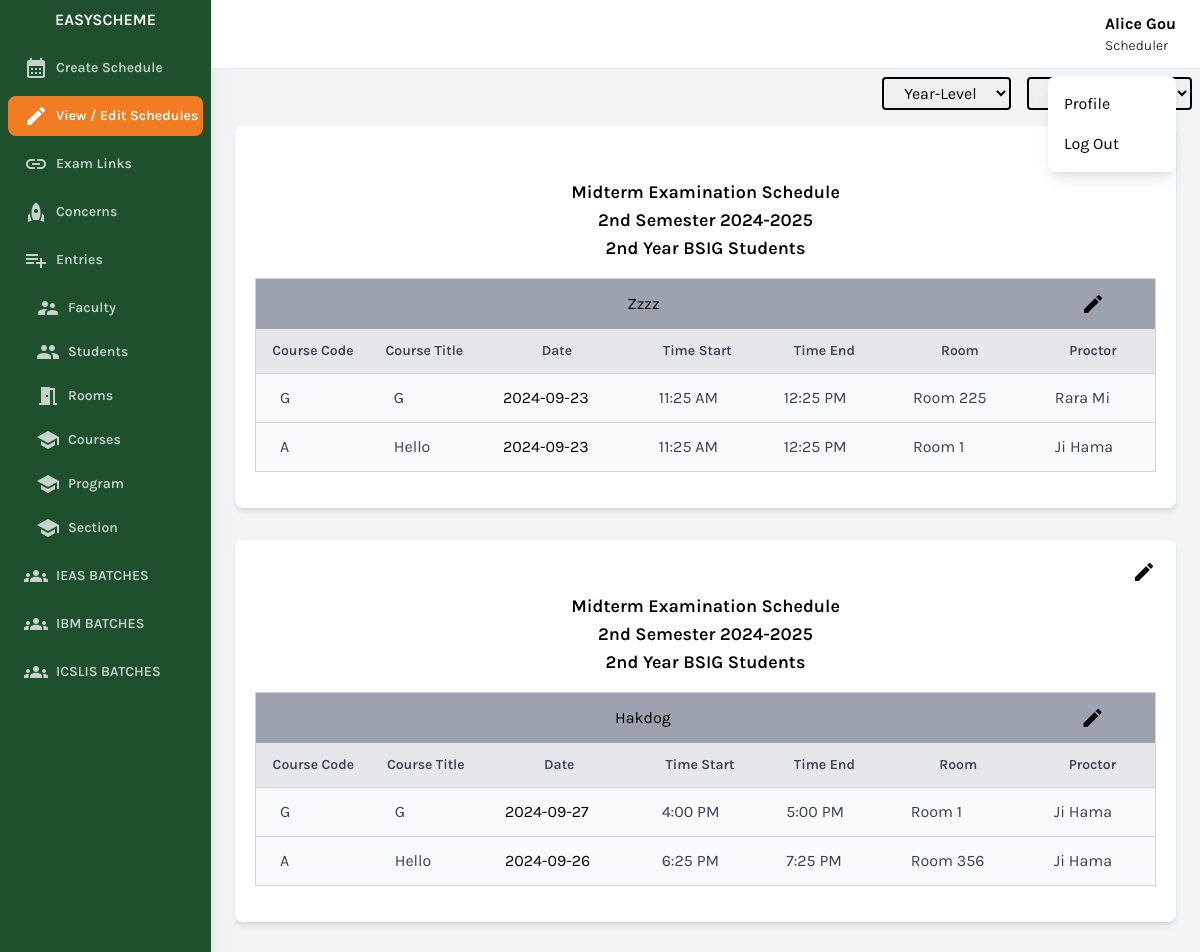
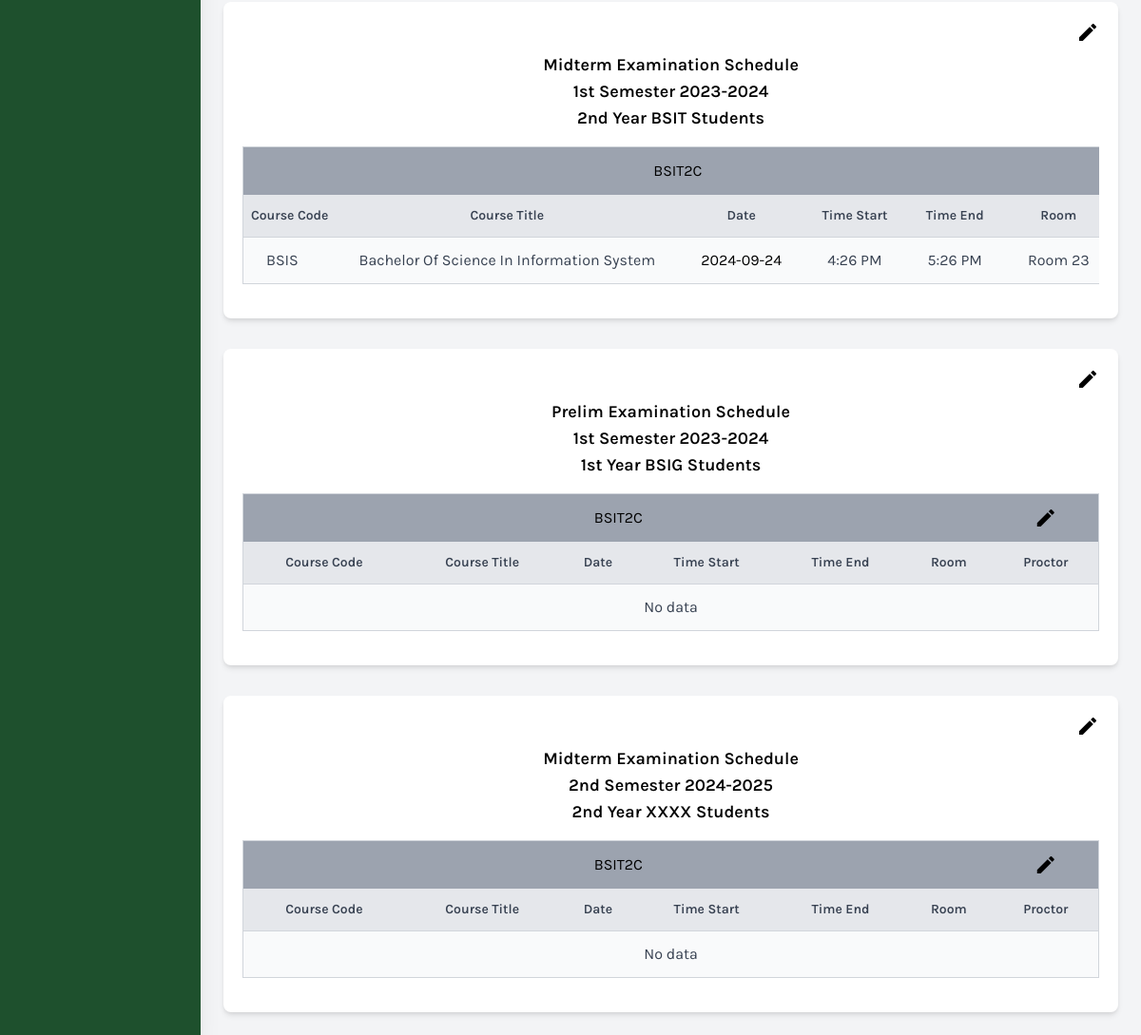
Page /scheduler/view-edit-schedule.php (signed in) on the committed database (2 pictures, top to bottom).
### tables this page shows
CREATE TABLE `user` (
  `id` bigint(20) NOT NULL,
  `name` varchar(256) NOT NULL,
  `username` varchar(256) NOT NULL,
  `password` varchar(256) NOT NULL,
  `position` varchar(256) NOT NULL,
  `status` int(11) NOT NULL DEFAULT 0
);

CREATE TABLE `schedule` (
  `id` bigint(20) NOT NULL,
  `semester` varchar(256) NOT NULL,
  `exam_type` varchar(256) NOT NULL,
  `institute` bigint(20) NOT NULL,
  `program` bigint(20) NOT NULL,
  `year_level` varchar(256) NOT NULL,
  `school_year` varchar(256) NOT NULL,
  `status` int(11) NOT NULL DEFAULT 0
);

CREATE TABLE `section` (
  `id` bigint(20) NOT NULL,
  `section` varchar(256) NOT NULL,
  `year_level` varchar(256) NOT NULL,
  `program_id` bigint(20) NOT NULL,
  `status` int(11) NOT NULL DEFAULT 0
);

CREATE TABLE `program_details` (
  `id` bigint(20) NOT NULL,
  `program_name` varchar(256) NOT NULL,
  `institute` bigint(20) NOT NULL,
  `status` int(11) NOT NULL DEFAULT 0
);

CREATE TABLE `course` (
  `id` bigint(20) NOT NULL,
  `title` varchar(256) NOT NULL,
  `program` bigint(20) NOT NULL,
  `code` varchar(256) NOT NULL,
  `designation` varchar(256) NOT NULL,
  `status` int(11) NOT NULL DEFAULT 0
);

CREATE TABLE `schedule_details` (
  `id` bigint(20) NOT NULL,
  `section_id` bigint(20) NOT NULL,
  `course_id` bigint(20) NOT NULL,
  `schedule_id` bigint(20) NOT NULL,
  `date` date NOT NULL,
  `time_start` time NOT NULL,
  `time_end` time NOT NULL,
  `room_id` bigint(20) NOT NULL,
  `proctor_id` bigint(20) NOT NULL,
  `status` int(11) NOT NULL DEFAULT 0
);

CREATE TABLE `room` (
  `id` bigint(20) NOT NULL,
  `room_number` varchar(256) NOT NULL,
  `status` int(11) NOT NULL DEFAULT 0
);

### scheduler/view-edit-schedule.php (the view, shortened to what the rows shown need)
<?php
include 'components/header.php';
?>
<div class="w-full h-screen overflow-x-hidden border-t flex flex-col">
<?php
$rows = $db->getSchedules();
foreach ($rows as $row) {
    $schedule_id = $row['id'] ?? 'NULL';
    $exam_type = $row['exam_type'] ?? 'NULL';
    $semester = $row['semester'] ?? 'N/a';
    $year_level = ucwords($row['year_level']) ?? 'N/a';
    $school_year = $row['school_year'] ?? 'N/a';
    $program_id = $row['program_id'] ?? 'N/a';
        $where = [
            "year_level = '".$year_level."'",
            "program_id = '".$program_id."'"
        ];
        $fetchSections = $db->getAllRowsFromTableWhere("section",$where);
        if(count($fetchSections)>0)
        {
            foreach ($fetchSections as $section_row) {
                $section_id = $section_row['id'];
                $section_program_id = $section_row['program_id'];
                $section_year_level = $section_row['year_level'];
                $section = $section_row['section'] ?? 'N/a';
                $institute_id = $db->getIdByColumnValue("program_details","id",$section_program_id,"institute");
                $program_name = $db->getIdByColumnValue("program_details","id",$section_program_id,"program_name");
                echo ' <main class="w-full schedule_card p-6 pt-2" data-yearlevel="'.$section_year_level.'" data-institute="'.$institute_id.'" >
        <div class="w-full ">
            <div class="card bg-white shadow-md rounded-lg p-5">
              <h2 class="text-lg text-right font-semibold mb-0">
                    <a href="update-schedule.php?i='.$schedule_id.'"><i class="material-icons text-right">edit</i></a>
                </h2>
                <h2 class="text-lg text-center font-semibold mb-0">
                    '.$exam_type.' Examination Schedule
                </h2>
                <h2 class="text-lg text-center font-semibold mb-0">
                    '.ucwords($semester).' '.$school_year.'
                </h2>
                <h2 class="text-lg text-center font-semibold mb-0">
                    '.$year_level.' '.strtoupper($program_name).' Students
                </h2>
            <div class="overflow-scroll w-full my-4">
                <div class="table-responsive bg-black">
                    <table class="bg-white border border-gray-300 rounded-lg shadow-md min-w-full">
                        <thead>
                            <tr>
                            <td class="text-center bg-gray-400" colspan="6">'.ucwords($section).'</td>
                                <td class="text-center bg-gray-400" colspan="1">
                                    <a target="_blank" href="edit-schedule.php?e='.$schedule_id.'&i='.$section_id.'"><i class="material-icons p-3">edit</i></a>
                                </td>
                            </tr>
                            <tr>
                                <th class="py-3 px-2 whitespace-nowrap text-center bg-gray-200 text-left text-sm font-semibold text-gray-700 border-b border-gray-300">
                                    Course Code
                                </th>
                                <th class="py-3 px-2 whitespace-nowrap text-center bg-gray-200 text-left text-sm font-semibold text-gray-700 border-b border-gray-300">
                                    Course Title
                                </th>
                                <th class="py-3 px-2 whitespace-nowrap text-center bg-gray-200 text-left text-sm font-semibold text-gray-700 border-b border-gray-300">
                                    Date
                                </th>
                                <th class="py-3 px-2 whitespace-nowrap text-center bg-gray-200 text-left text-sm font-semibold text-gray-700 border-b border-gray-300">
                                    Time Start
                                </th>
                                <th class="py-3 px-2 whitespace-nowrap text-center bg-gray-200 text-left text-sm font-semibold text-gray-700 border-b border-gray-300">
                                    Time End
                                </th>
                                <th class="py-3 px-2 whitespace-nowrap text-center bg-gray-200 text-left text-sm font-semibold text-gray-700 border-b border-gray-300">
                                    Room
                                </th>
                                <th class="py-3 px-2 whitespace-nowrap text-center bg-gray-200 text-left text-sm font-semibold text-gray-700 border-b border-gray-300">
                                    Proctor
                                </th>
                            </tr>
                        </thead>
                        <tbody>';
                        $fetchSectionCourse = $db->getSectionCourse($section_id);
                        foreach ($fetchSectionCourse as $section_course_row) {
                            $code = strtoupper($section_course_row['code']) ?? 'x';
                            $course_id = strtoupper($section_course_row['id']) ?? 'x';
                            $title = ($section_course_row['title']) ?? '';
                            $date = $db->getschedule_detail_column("date", $section_id, $course_id, $schedule_id) ?? 'Not set';
                            $time_start = $db->getschedule_detail_column("time_start", $section_id, $course_id, $schedule_id) ?? 'Not set';
                            $time_end = $db->getschedule_detail_column("time_end", $section_id, $course_id, $schedule_id) ?? 'Not set';
                            $room_id = $db->getschedule_detail_column("room_id", $section_id, $course_id, $schedule_id) ?? 'Not set';
                            $proctor_id = $db->getschedule_detail_column("proctor_id", $section_id, $course_id, $schedule_id) ?? 'Not set';
                            $room_name = ucwords($db->getIdByColumnValue("room","id",$room_id,"room_number") ?? 'Not set' ) ;
                            $proctor_name = ucwords($db->getIdByColumnValue("user","id",$proctor_id,"name") ?? 'Not set' ) ;
                            echo'
                                <tr class="bg-gray-50 hover:bg-gray-100 transition-colors duration-200">
                                    <td class="py-3 px-6 border-b whitespace-nowrap border-gray-300 text-gray-700">'.$code.'</td>
                                    <td class="py-3 px-6 border-b whitespace-nowrap border-gray-300 text-gray-700">'.ucwords($title).'</td>
                                    <td class="py-3 px-6 border-b whitespace-nowrap border-gray-300 ">
                                        <a href="#">'.$date.'</a>
                                    </td>
                                    <td class="py-3 px-6 border-b whitespace-nowrap border-gray-300 text-gray-700">'.convert24To12Hour($time_start).'</td>
                                    <td class="py-3 px-6 border-b whitespace-nowrap border-gray-300 text-gray-700">'.convert24To12Hour($time_end).'</td>
                                    <td class="py-3 px-6 border-b whitespace-nowrap border-gray-300 text-gray-700">'.$room_name.'</td>
                                    <td class="py-3 px-6 border-b whitespace-nowrap border-gray-300 text-gray-700">'.$proctor_name.'</td>
                                </tr>
                                ';
                        }
                            echo '
                    </tbody>
                </table>
            </div>
        </div>
        </div>
    </div>
    </main>';
            }
        }
        else
        {
            $institute_id = $db->getIdByColumnValue("program_details","id",$program_id,"institute");
            $program_name = $db->getIdByColumnValue("program_details","id",$program_id,"program_name");
            echo ' <main class="w-full schedule_card p-6 pt-2" data-yearlevel="'.$section_year_level.'" data-institute="'.$institute_id.'" >
        <div class="w-full ">
            <div class="card bg-white shadow-md rounded-lg p-5">
                <h2 class="text-lg text-right font-semibold mb-0">
                    <a href="update-schedule.php?i='.$schedule_id.'"><i class="material-icons text-right">edit</i></a>
                </h2>
                <h2 class="text-lg text-center font-semibold mb-0">
                    '.$exam_type.' Examination Schedule
                </h2>
                <h2 class="text-lg text-center font-semibold mb-0">
                    '.ucwords($semester).' '.$school_year.'
                </h2>
                <h2 class="text-lg text-center font-semibold mb-0">
                    '.$year_level.' '.strtoupper($program_name).' Students
                </h2>
            <div class="overflow-scroll w-full my-4">
                <div class="table-responsive bg-black">
                    <table class="bg-white border border-gray-300 rounded-lg shadow-md min-w-full">
                        <thead>
                            <tr>
                            <td class="text-center bg-gray-400" colspan="6">'.ucwords($section).'</td>
                                <td class="text-center bg-gray-400" colspan="1">
                                    <a target="_blank" href="edit-schedule.php?e='.$schedule_id.'&i='.$section_id.'"><i class="material-icons p-3">edit</i></a>
                                </td>
                            </tr>
                            <tr>
                                <th class="py-3 px-2 whitespace-nowrap text-center bg-gray-200 text-left text-sm font-semibold text-gray-700 border-b border-gray-300">
                                    Course Code
                                </th>
                                <th class="py-3 px-2 whitespace-nowrap text-center bg-gray-200 text-left text-sm font-semibold text-gray-700 border-b border-gray-300">
                                    Course Title
                                </th>
                                <th class="py-3 px-2 whitespace-nowrap text-center bg-gray-200 text-left text-sm font-semibold text-gray-700 border-b border-gray-300">
                                    Date
                                </th>
                                <th class="py-3 px-2 whitespace-nowrap text-center bg-gray-200 text-left text-sm font-semibold text-gray-700 border-b border-gray-300">
                                    Time Start
                                </th>
                                <th class="py-3 px-2 whitespace-nowrap text-center bg-gray-200 text-left text-sm font-semibold text-gray-700 border-b border-gray-300">
                                    Time End
                                </th>
                                <th class="py-3 px-2 whitespace-nowrap text-center bg-gray-200 text-left text-sm font-semibold text-gray-700 border-b border-gray-300">
                                    Room
                                </th>
                                <th class="py-3 px-2 whitespace-nowrap text-center bg-gray-200 text-left text-sm font-semibold text-gray-700 border-b border-gray-300">
                                    Proctor
                                </th>
                            </tr>
                        </thead>
                        <tbody>';
                            echo '
                            <tr class="bg-gray-50 hover:bg-gray-100 transition-colors duration-200">
                                    <td colspan=7 class="py-3 text-center px-6 border-b whitespace-nowrap border-gray-300 text-gray-700">No data</td>
                                    </tr>
                        </tbody>
                        </table>
                    </div>
                </div>
                </div>
            </div>
            </main>';
        }
}
function convert24To12Hour($time24) {
    return date("g:i A", strtotime($time24));
}
?>
</div>
<?php
include 'components/footer.php';
?>

### scheduler/components/header.php (shortened to what the rows shown need)
<?php
include '../conn/conn.php';
$db = new DatabaseHandler();
$user_name = ucwords($db->getIdByColumnValue('user', 'id',$_SESSION['id'],'name'));
$user_position = ucwords($db->getIdByColumnValue('user', 'id',$_SESSION['id'],'position'));
?>
<!DOCTYPE html>
<html lang="en">
<head>
    <link href="https://cdnjs.cloudflare.com/ajax/libs/tailwindcss/2.2.19/tailwind.min.css" rel="stylesheet">
</head>
<body class="bg-gray-100 font-family-karla flex">
    <div class="relative w-full flex flex-col h-screen overflow-y-hidden">
        <header class="w-full items-center bg-white py-3 px-6 hidden sm:flex">
            <div x-data="{ isOpen: false }" class="relative w-1/2 flex justify-end">
                <div class="grid grid-cols-2 items-center justify-center">
                    <div class="grid " style="cursor:pointer" @click="isOpen = !isOpen">
                        <p class="text-base font-bold"><?=$user_name?></p>
                        <p class="text-sm font-light"><?=$user_position?></p>
                    </div>
                </div>
            </div>
        </header>

### rows in the picture
user: name "Alice Gou", position "Scheduler"
schedule: exam_type "Midterm", semester "2nd Semester", school_year "2024-2025", year_level "2nd Year"
section: program.program_name "BSIG", section "Zzzz", id.date "2024-09-23", id.time_start "11:25 AM", id.time_end "12:25 PM", id.room_number "Room 225", id.name "Rara Mi", id.room_number "Room 1", id.name "Ji Hama"
course: code "G", title "G"
course: code "A", title "Hello"
section: program.program_name "BSIG", section "Hakdog", id.date "2024-09-27", id.time_start "4:00 PM", id.time_end "5:00 PM", id.room_number "Room 1", id.name "Ji Hama", id.date "2024-09-26", id.time_start "6:25 PM", id.time_end "7:25 PM", id.room_number "Room 356"
schedule: exam_type "Midterm", semester "1st Semester", school_year "2023-2024", year_level "2nd Year"
section: program.program_name "BSIT", section "BSIT2C", id.date "2024-09-24", id.time_start "4:26 PM", id.time_end "5:26 PM", id.room_number "Room 23"
course: code "BSIS", title "Bachelor Of Science In Information System"
schedule: exam_type "Prelim", semester "1st Semester", school_year "2023-2024", year_level "1st Year", program_details.id+program_name "BSIG"
schedule: exam_type "Midterm", semester "2nd Semester", school_year "2024-2025", year_level "2nd Year", program_details.id+program_name "XXXX"
